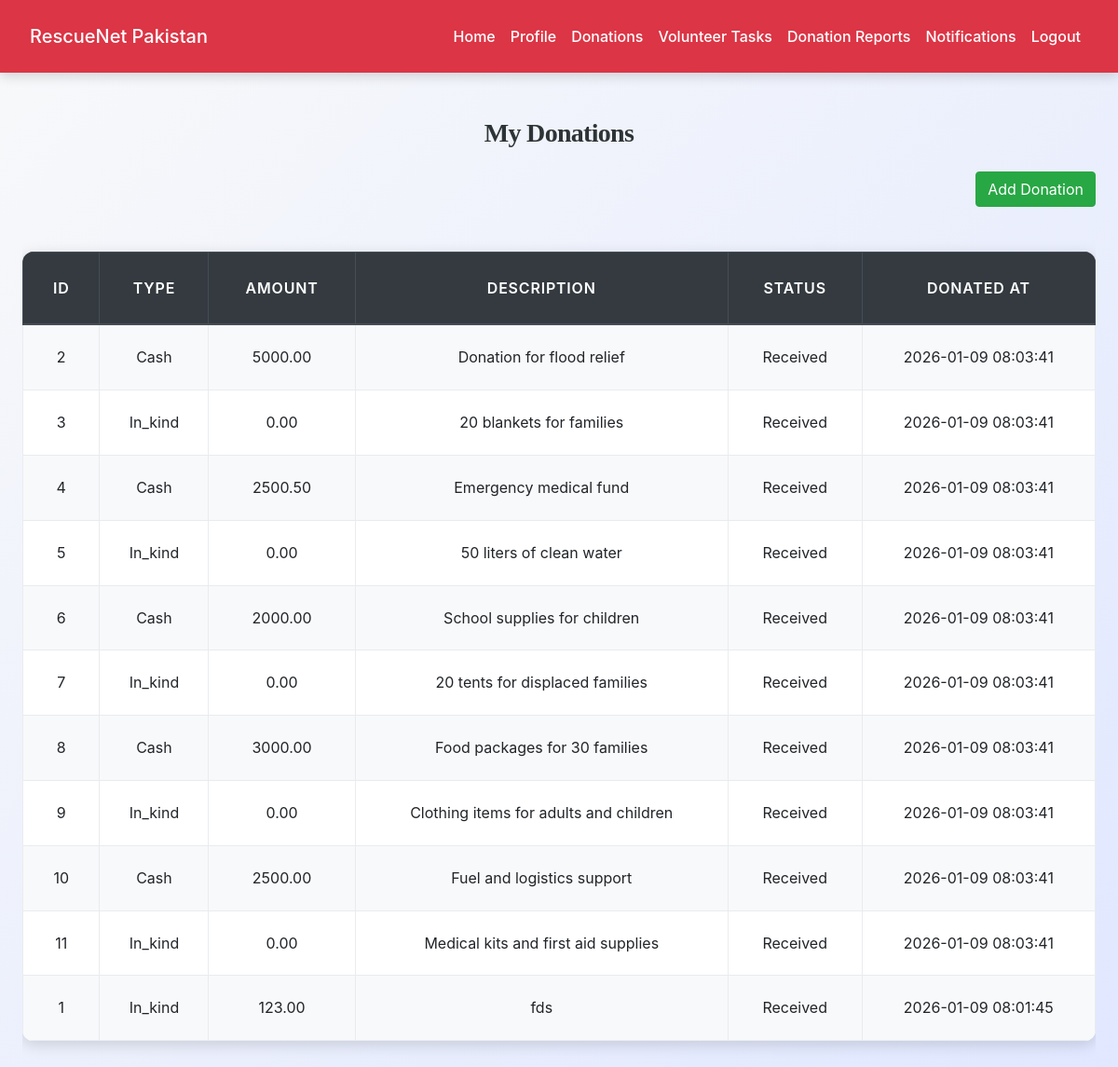
The page /supporter/manage_donations.php (signed in) on the database its author committed.
### tables this page shows
CREATE TABLE `donations` (
  `id` int(11) NOT NULL,
  `supporter_id` int(11) NOT NULL,
  `donation_type` enum('cash','in_kind') NOT NULL,
  `amount` decimal(12,2) DEFAULT 0.00,
  `description` text DEFAULT NULL,
  `status` enum('received','stored','allocated','distributed') DEFAULT 'received',
  `donated_at` timestamp NOT NULL DEFAULT current_timestamp()
);

### supporter/manage_donations.php (the view, shortened to what this page needs)
<?php
include('../config.php');
$supporter_id = $_SESSION["id"];
$stmt = mysqli_prepare($conn, "SELECT id, donation_type, amount, description, status, donated_at FROM donations WHERE supporter_id=? ORDER BY donated_at DESC");
mysqli_stmt_bind_param($stmt, "i", $supporter_id);
mysqli_stmt_execute($stmt);
$result = mysqli_stmt_get_result($stmt);
?>
<!DOCTYPE html>
<html>
<head>
    <link rel="stylesheet" href="https://maxcdn.bootstrapcdn.com/bootstrap/4.5.2/css/bootstrap.min.css">
    <link rel="stylesheet" href="../css/style.css">
</head>
<body>
<?php include('navbar.php'); ?>
<div class="container mt-5">
    <h3 class="text-center mb-4">My Donations</h3>
    <div class="text-right mb-3">
        <button class="btn btn-success" data-toggle="modal" data-target="#addDonationModal">Add Donation</button>
    </div>
    <div class="table-responsive">
        <table class="table table-bordered table-striped">
            <thead class="thead-dark">
                <tr>
                    <th>ID</th>
                    <th>Type</th>
                    <th>Amount</th>
                    <th>Description</th>
                    <th>Status</th>
                    <th>Donated At</th>
                </tr>
            </thead>
            <tbody>
                <?php while ($row = mysqli_fetch_assoc($result)): ?>
                <tr>
                    <td><?= $row['id'] ?></td>
                    <td><?= ucfirst($row['donation_type']) ?></td>
                    <td><?= $row['amount'] ?></td>
                    <td><?= htmlspecialchars($row['description']) ?></td>
                    <td><?= ucfirst($row['status']) ?></td>
                    <td><?= $row['donated_at'] ?></td>
                </tr>
               <?php endwhile; ?>
            </tbody>
        </table>
    </div>
</div>
</body>
</html>

### css/style.css (style rules this page uses)
:root { --primary: #007bff; --secondary: #6c757d; --success: #28a745; --info: #17a2b8; --warning: #ffc107; --danger: #dc3545; --light: #f8f9fa; --dark: #2d3436; --accent: #ff6f61; --highlight: #6f42c1; --shadow: rgba(0, 0, 0, 0.15); --transition: all 0.3s ease-in-out; }
body { font-family: 'Inter', 'Segoe UI', Tahoma, Geneva, Verdana, sans-serif; background: linear-gradient(135deg, var(--light) 0%, #e0e7ff 100%); color: var(--dark); line-height: 1.8; margin: 0; padding: 0; min-height: 100vh; font-size: 16px; }
h1, h2, h3, h4 { text-align: center; margin: 2.5rem 0; font-family: 'Georgia', 'Times New Roman', serif; color: var(--dark); font-weight: 700; letter-spacing: -0.025em; }
h3 { font-size: 1.75rem; }
.container { max-width: 1200px; margin: 0 auto 3rem; padding: 0 1.5rem; }
.table { width: 100%; border-collapse: collapse; margin: 2rem 0; font-size: 1rem; background-color: #ffffff; border-radius: 12px; overflow: hidden; box-shadow: 0 4px 16px var(--shadow); transition: var(--transition); }
.table th, .table td { padding: 1.25rem; border: 1px solid #e9ecef; text-align: center; vertical-align: middle; }
.table thead th { background-color: rgb(0, 0, 0); color: white; font-weight: 600; text-transform: uppercase; letter-spacing: 0.05em; padding: 1.5rem; }
.table tbody tr { transition: var(--transition); }
.table tbody tr:nth-child(odd) { background-color: var(--light); }

### rows shown on the page
donations: id "2", donation_type "Cash", amount "5000.00", description "Donation for flood relief", status "Received", donated_at "2026-01-09 08:03:41"
donations: id "3", donation_type "In_kind", amount "0.00", description "20 blankets for families", status "Received", donated_at "2026-01-09 08:03:41"
donations: id "4", donation_type "Cash", amount "2500.50", description "Emergency medical fund", status "Received", donated_at "2026-01-09 08:03:41"
donations: id "5", donation_type "In_kind", amount "0.00", description "50 liters of clean water", status "Received", donated_at "2026-01-09 08:03:41"
donations: id "6", donation_type "Cash", amount "2000.00", description "School supplies for children", status "Received", donated_at "2026-01-09 08:03:41"
donations: id "7", donation_type "In_kind", amount "0.00", description "20 tents for displaced families", status "Received", donated_at "2026-01-09 08:03:41"
donations: id "8", donation_type "Cash", amount "3000.00", description "Food packages for 30 families", status "Received", donated_at "2026-01-09 08:03:41"
donations: id "9", donation_type "In_kind", amount "0.00", description "Clothing items for adults and children", status "Received", donated_at "2026-01-09 08:03:41"
donations: id "10", donation_type "Cash", amount "2500.00", description "Fuel and logistics support", status "Received", donated_at "2026-01-09 08:03:41"
donations: id "11", donation_type "In_kind", amount "0.00", description "Medical kits and first aid supplies", status "Received", donated_at "2026-01-09 08:03:41"
donations: id "1", donation_type "In_kind", amount "123.00", description "fds", status "Received", donated_at "2026-01-09 08:01:45"
